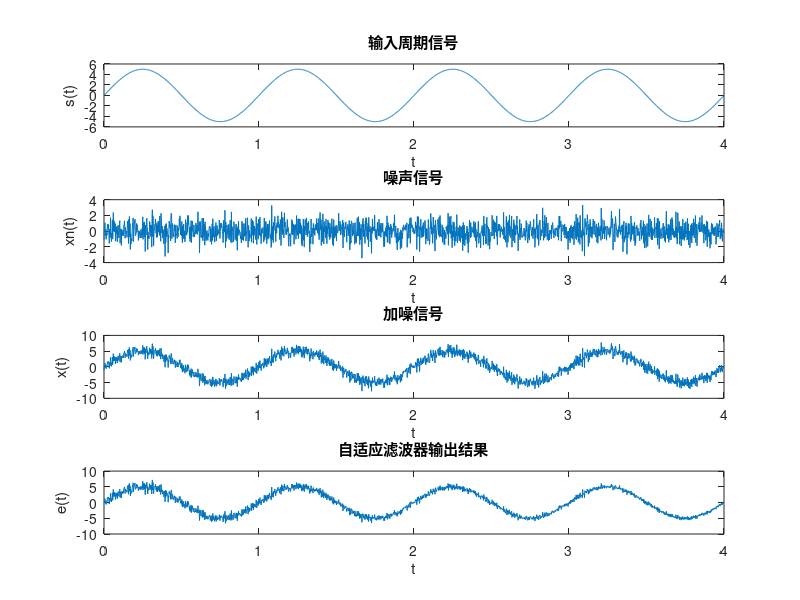

MATLAB code for this plot:
%LMS算法程序
   
 clear
    N=2000;Fs=500
    n=0:N-1;t=n/Fs;
    s=5*sin(2*pi*t);%标准正弦信号
    xn=randn(1,length(t));%与时间t等长随机信号
    x=s+xn;%加噪信号
    w=[0,0];%初始2阶加权系数
    u=0.00026;%最佳参数
    for i=1:N-1;%自适应算法
    y(i+1)=xn(i:i+1)*w';
    e(i+1)=x(i+1)-y(i+1);
    w=w+2*u*e(i+1)*xn(i:i+1);
    end;
    %画图程序
    subplot(4,1,1)
    plot(t,s);
    title('输入周期信号');
    xlabel('t');
    ylabel('s(t)');
    subplot(4,1,2)
    plot(t,xn);
    title('噪声信号');
    xlabel('t');
    ylabel('xn(t)');
    subplot(4,1,3)
    plot(t,x);
    title('加噪信号');
    xlabel('t');
    ylabel('x(t)');
    subplot(4,1,4)
    plot(t,e);
    title('自适应滤波器输出结果');
    xlabel('t');
    ylabel('e(t)');

